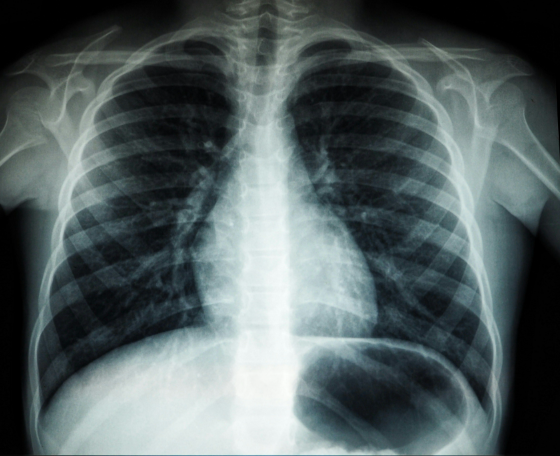
#> input picture Sample_Image.png, 560 x 456 px
$ python -i preprocessing.py   (imports and definitions only)
#> lines starting #> are read from the running program, lines starting #| are printed output that depends on the picture
#> further down, picture is the input picture: shape (456, 560, 3); mean B, G, R 97.5, 96.6, 84.5
import os
import cv2
import numpy as np

# Change this (or set the CXR_DATASET env variable) to your dataset folder
DATASET_PATH = os.environ.get(
    "CXR_DATASET",
    "C:/Users/Nandita/Downloads/ImageProcessingCP/chest_xray"
)

LABELS = {
    "NORMAL": 0,
    "PNEUMONIA": 1
}

IMAGE_SIZE = (224, 224)


def preprocess_array(image):
    """Grayscale -> resize -> blur -> CLAHE. Returns uint8 (0-255).

    NOTE: the image is NOT inverted and NOT rescaled anywhere else.
    Training and the Streamlit app must both use exactly this function.
    """
    if len(image.shape) == 3:
        image = cv2.cvtColor(image, cv2.COLOR_BGR2GRAY)

    image = cv2.resize(image, IMAGE_SIZE, interpolation=cv2.INTER_AREA)
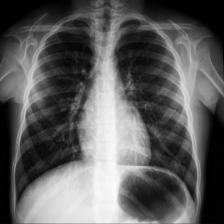
#> image: shape (224, 224); min 0, max 252, mean 93.1
    image = cv2.GaussianBlur(image, (3, 3), 0)

    clahe = cv2.createCLAHE(clipLimit=2.0, tileGridSize=(8, 8))
    image = clahe.apply(image)
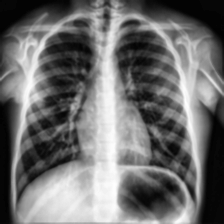
#> image: shape (224, 224); min 2, max 255, mean 110.8

    return image.astype(np.uint8)


def preprocess_image(image_path):
    image = cv2.imread(image_path)

    if image is None:
        return None

    return preprocess_array(image)

>>> import cv2
>>> picture = cv2.imread('Sample_Image.png')
>>> result = preprocess_array(picture)
